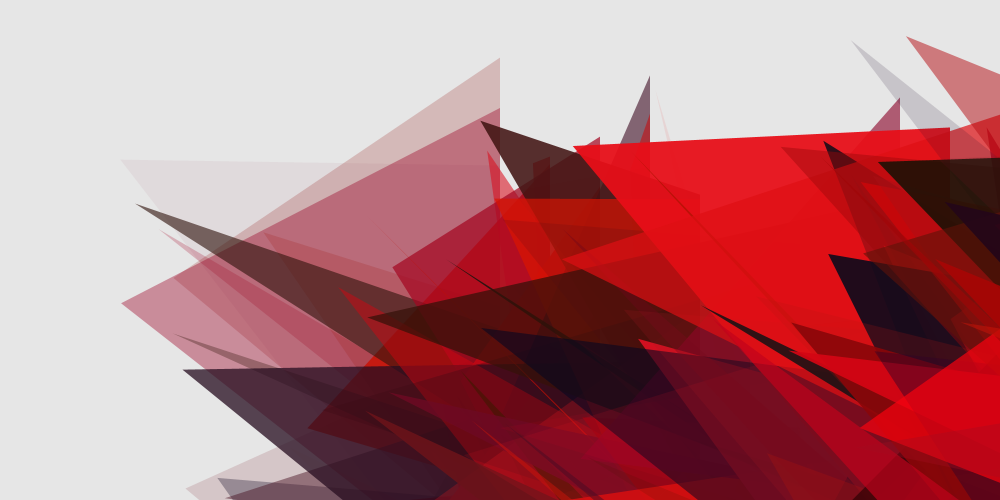
Frame 1 (no input)
Frame 60 (the mouse pressed at the canvas centre just before this capture): identical to frame 1, image omitted
Frame 120 (the mouse held since frame 60 and released just before this capture): identical to frame 1, image omitted

The Processing sketch that drew this single still picture (run headless with seeded random() and noise(); from frame 60 on, the mouse is pressed at the canvas centre):

// Processing sketch: processing_31661
// ── processing_31661.pde

int patternSeperationX = 50;
int patternSeperationY = 50;
   
float position = 1.001;
float trans = 255;
  
void setup(){
  size(1000,500);
background (230);
     
  for(int i = 0; i < width/patternSeperationX; i++){
      for(int j = 0; j < height/patternSeperationY; j++){
        pushMatrix();
        translate(i*patternSeperationX, j*patternSeperationY);
        yourFunction();
        popMatrix();
      }
  }
     
}
   
   
void draw()
{

}
   
   
void yourFunction(){
     
  noStroke ();
  fill (random (0,255),random (1,23), random (2, 40), random (1, trans));
  triangle (random(500,220),random (0,500),random (0,500),random(0,500),500,500);
  smooth();
  position = position * 1.001;
  trans = trans - 0.1;
}
